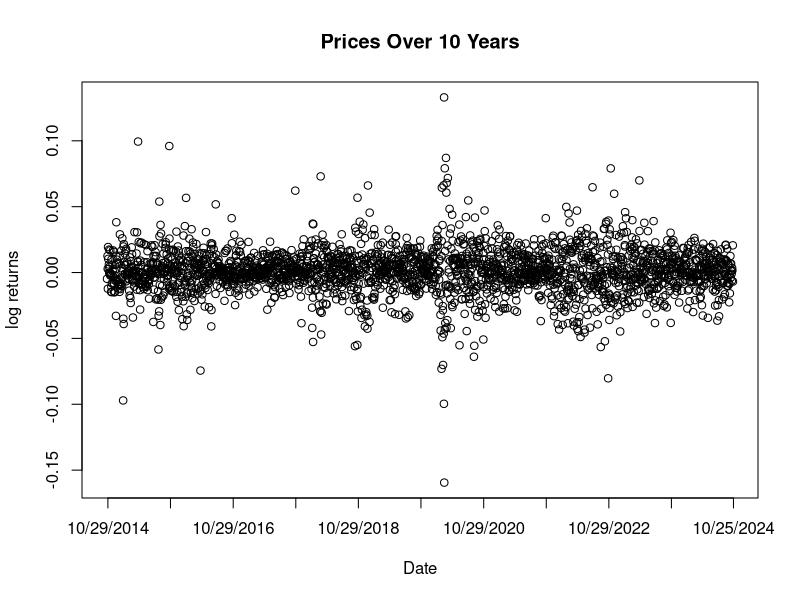
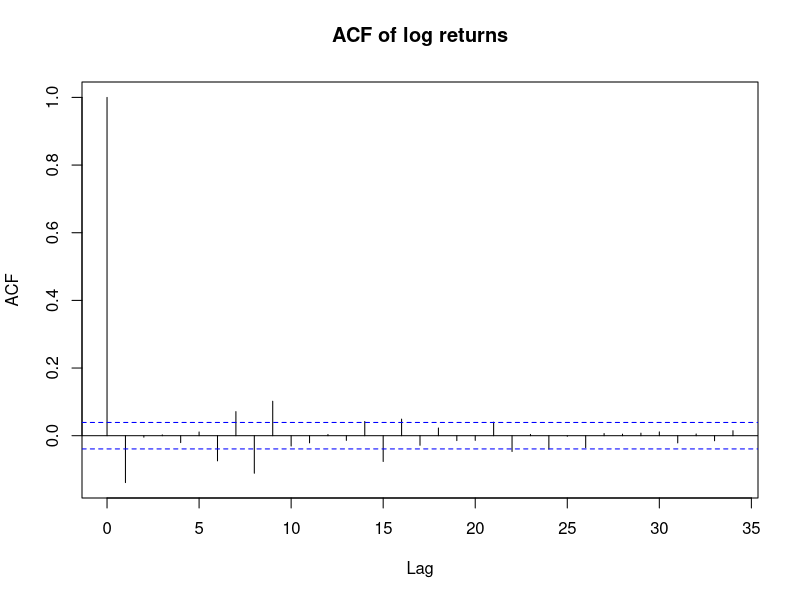
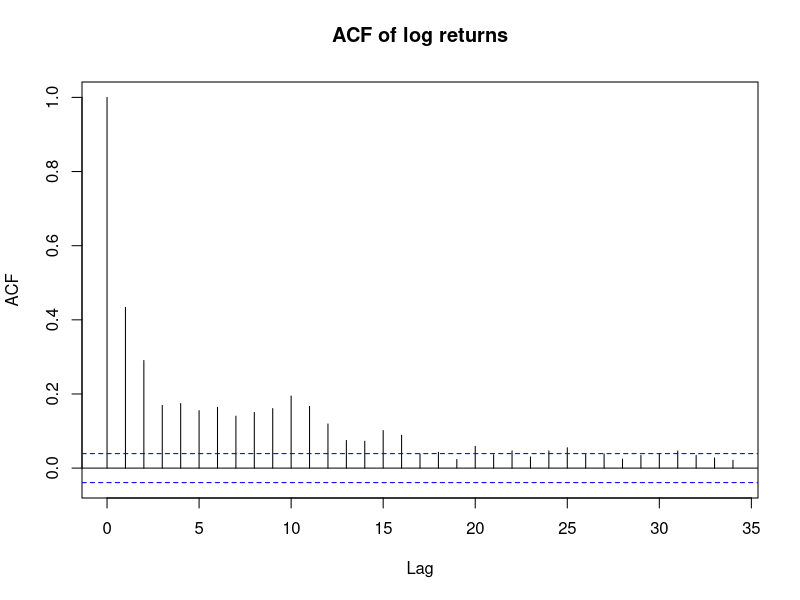
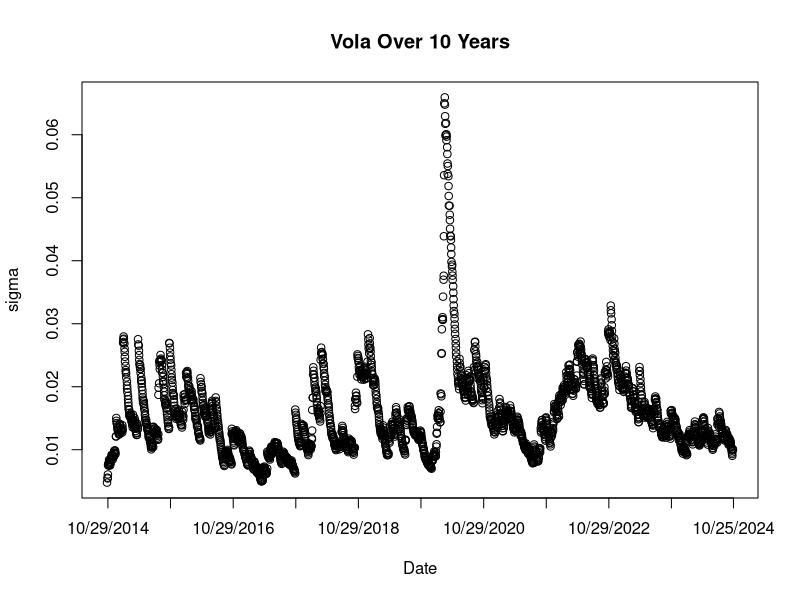
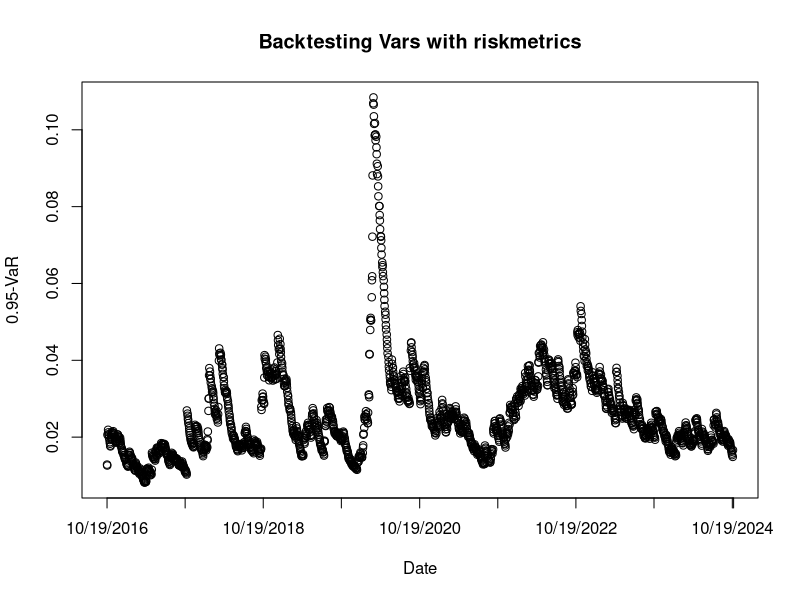

These charts were generated, in order, by the following R code:
#This is the code for ex sheet 1

setwd("~/Desktop/Statistik_AG/Blatt1")

#Project risk measures: financial risk

###########################

#task 1:
#--Illustrate the time series of log-returns for the assets over time. 
#--i.e. for prices (Pt)1⩽t⩽T +1 consider the time series (log(Pt+1) − log(Pt))1⩽t⩽T 
#--It is standard to compute returns based on daily close values. 
#--The x-axis should show the date, the y-axis the value of the corresponding log-return.

#We only use Microsoft-data.

#Load the csv to R:
data <- read.csv("MicrosoftData.csv")
head(data)

#only the close values:
head(data$Close.Last)

#shift them one up:
data$shifted_close_value <- c(data$Close.Last[-1], NA)

#shifted dates:
data$shifted_date <- c(data$Date[-1], NA)

#prices as numeric: 
#$ symbol cut away and save as numeric

#data$Pt <- as.numeric(data$Close.Last)
#data$Ptm1 <-as.numeric(data$shifted_close_value)
data$Pt <- as.numeric(substr(data$Close.Last, 2, nchar(data$Close.Last)))
data$Ptm1 <-as.numeric(substr(data$shifted_close_value, 2, nchar(data$shifted_close_value)))

#log returns
data$log_returns <- log(data$Pt)-log(data$Ptm1)
View(data)

#Control: data
head(data)


#Now we plot:

dates_plot<-as.Date(rev(data$shifted_date[-nrow(data)]), format = "%m/%d/%Y")
log_returns_plot <-rev(data$log_returns[-nrow(data)])

plot(dates_plot, log_returns_plot, type = "p", col = "black", 
     xlab = "Date", ylab = "log returns", 
     main = "Prices Over 10 Years", xaxt = "n") 

# Define the specific dates for the x-axis
x_axis_dates <- c(seq(as.Date("2014-10-29"), as.Date("2024-10-25"), by = "12 month"), as.Date("2024-10-25"))

# Add the custom x-axis
axis(1, at = x_axis_dates, labels = format(x_axis_dates, "%m/%d/%Y"), las = 1)


###########################

#task 2:
#--Use acf to illustrate autocorrelations of log-returns and squared log-returns. Interpret the outcomes.

#log returns
acf(log_returns_plot, main = "ACF of log returns")

#the values
acf_result_log_returns <- acf(log_returns_plot, plot = FALSE)
acf_result_log_returns


#squared log returns
sq_log_returns_plot <- log_returns_plot*log_returns_plot
acf(sq_log_returns_plot, main = "ACF of log returns")

#the values
acf_result_sq_log_returns <- acf(sq_log_returns_plot, plot = FALSE)
acf_result_sq_log_returns


###########################

#task 3:
#--For α = 0.95, determine the α-VaR and ES to quantify the risk associated with the assets using the RiskMetrics model. 
#--Recall that for RiskMetrics we suppose σ^2_t = λσ^2_(t−1) + (1 − λ)R^2_t  , t = 1, . . . , T
#--for the (squared) volatility σ^2_t, and log-returns R_t.
#--Choose λ = 0.94 and initialize by setting σ^2_1 = R^2_1.
#--The conditional VaR and ES at the end of the observation interval are obtained with the variance σ_T based on a normal hypothesis RT +1 ∼ N (0, σ^2_T). 
#--Illustrate the volatility time series.

#parameters
a<-0.95
l<-0.94

#new df
d3<-data.frame(dates = dates_plot, log_returns = log_returns_plot, sqr_log_returns=sq_log_returns_plot)
d3$sigma_sq <- NA

# Define the first value of C
d3$sigma_sq[1] <- d3$sqr_log_returns[1]

# Loop to fill in the rest of the column
for (i in 2:nrow(d3)) {
  d3$sigma_sq[i] <- (1-l)*d3$sqr_log_returns[i] + l*d3$sigma_sq[i - 1]
}

# View the updated data frame
head(d3)

#conditional VAR at T+1 for the log return
cond_a_Var <- qnorm(a)*sqrt(d3$sigma_sq[nrow(d3)])

#conditional ES at T+1 for the log return
cond_a_ES <- dnorm(qnorm(a))*sqrt(d3$sigma_sq[nrow(d3)])/(1-a)

print(cond_a_Var)
print(cond_a_ES)

#Illustrate the volatility time series.

plot(d3$dates, sqrt(d3$sigma_sq), type = "p", col = "black", 
     xlab = "Date", ylab = "sigma", 
     main = "Vola Over 10 Years", xaxt = "n") 

# Define the specific dates for the x-axis
x_axis_dates <- c(seq(as.Date("2014-10-29"), as.Date("2024-10-25"), by = "12 month"), as.Date("2024-10-25"))

# Add the custom x-axis
axis(1, at = x_axis_dates, labels = format(x_axis_dates, "%m/%d/%Y"), las = 1)


###########################
#task4:
#--For (non-weighted) historical simulation, estimate the α-VaR and ES for each asset from the empirical distribution of all log-returns. 
#--Again, set α = 0.95. 
#--Compare the results to RiskMetrics.

a<-0.95
log_returns<-log_returns_plot
a_Var_hist<-quantile(log_returns, probs = a, type = 1)  #standard term as non weighted!

a_Var_hist

#ES_a
#With proposition 1.8

log_returns_greater_a_Var<-log_returns[log_returns >= a_Var_hist]
#distribution info:
#summary(log_returns_greater_a_Var)

a_ES_hist<-mean(log_returns_greater_a_Var)
a_ES_hist

#values a bit higher for historical, but same scale...

###########################
#task5:
#--Perform backtesting studies for the three assets and the VaRs based on RiskMetrics and historical simulation. 
#--For the S&P 500 time series, use an estimation window with 1000 log-returns to estimate the 0.95-VaRs to predict the risk for the following day. 
#--Determine the violation ratios for the data (starting with the 1001th observation up to the last observation). 
#--For (non-weighted) historical simulation, use two variants in that the quantiles are estimated over the estimation window only, or over the whole past, respectively. 
#--Illustratethe time series of VaRs based on RiskMetrics.
#--Perform analogous studies for the Apple and Microsoft stocks. Use an estimation window with 500 days in these cases.
a<-0.95
est_win<-500

log_returns<-log_returns_plot

#########
#risk-metrics

#parameters
l<-0.94

#new df
d_rm<-data.frame(dates = dates_plot, log_returns = log_returns_plot, sqr_log_returns=sq_log_returns_plot)

########
#sigma-sq:

d_rm$sigma_sq <- NA

# Define the first value of C
d_rm$sigma_sq[1] <- d_rm$sqr_log_returns[1]

# Loop to fill in the rest of the column
for (i in 2:nrow(d_rm)) {
  d_rm$sigma_sq[i] <- (1-l)*d_rm$sqr_log_returns[i] + l*d_rm$sigma_sq[i - 1]
}

# View the updated data frame
head(d_rm)

######

#conditional VAR 
d_rm$cond_var <- NA

for (i in 501:nrow(d_rm)) {
  sig<-d_rm$sqr_log_returns[i-500]
  
  for (j in 1:499){
    sig<-l*sig + (1-l)*d_rm$sqr_log_returns[i-500+j]
  }	
  
  d_rm$cond_var[i] <- qnorm(a)*sqrt(sig)
  sig<-0
}


#####
#exceedences

d_rm$exce <- NA

for (i in 501:nrow(d_rm)) {
  if ( d_rm$log_returns[i] > d_rm$cond_var[i]) {
    # Code to execute if condition is TRUE
    d_rm$exce[i]=1
  } else {
    # Code to execute if none of the above conditions are TRUE
    d_rm$exce[i]=0
  }
}

#violation ratio:
vio_rat_risk_met <-sum(d_rm$exce[501:nrow(d_rm)])/( length(d_rm$exce[501:nrow(d_rm)]) * (1-a) )

vio_rat_risk_met

#####
#Illustratethe time series of VaRs based on RiskMetrics.

plot(d_rm$dates[501:nrow(d_rm)], d_rm$cond_var[501:nrow(d_rm)], type = "p", col = "black", 
     xlab = "Date", ylab = "0.95-VaR", 
     main = "Backtesting Vars with riskmetrics", xaxt = "n") 

# Define the specific dates for the x-axis
x_axis_dates <- c(seq(as.Date(d_rm$dates[501]), as.Date("2024-10-25"), by = "12 month"), as.Date("2024-10-25"))

# Add the custom x-axis
axis(1, at = x_axis_dates, labels = format(x_axis_dates, "%m/%d/%Y"), las = 1)


######################################
#historical

#parameters
a<-0.95
est_win<-500

log_returns<-log_returns_plot

#new df
d_hist<-data.frame(dates = dates_plot, log_returns = log_returns_plot, sqr_log_returns=sq_log_returns_plot)




#VAR 
d_hist$var_est <- NA
d_hist$var_tot <- NA

for (i in 501:nrow(d_hist)) {
  
  d_hel <- d_hist$log_returns[(i-500):(i-1)]
  d_hist$var_est[i] <- quantile(d_hel, probs = a, type = 1)  #standard term as non weighted!
  d_hel <- d_hist$log_returns[1:(i-1)]
  d_hist$var_tot[i] <- quantile(d_hel, probs = a, type = 1)  #standard term as non weighted!
  
}


#####
#exceedences

d_hist$exce_est <- NA
d_hist$exce_tot <- NA

for (i in 501:nrow(d_hist)) {
  if (d_hist$log_returns[i] > d_hist$var_est[i]) {
    # Code to execute if condition is TRUE
    d_hist$exce_est[i]=1
  } else {
    # Code to execute if none of the above conditions are TRUE
    d_hist$exce_est[i]=0
  }
  
  if (d_hist$log_returns[i] > d_hist$var_tot[i]) {
    # Code to execute if condition is TRUE
    d_hist$exce_tot[i]=1
  } else {
    # Code to execute if none of the above conditions are TRUE
    d_hist$exce_tot[i]=0
  }
}

#violation ratio:
vio_rat_hist_est <-sum(d_hist$exce_est[501:nrow(d_hist)])/( length(d_hist$exce_est[501:nrow(d_hist)]) * (1-a) )
vio_rat_hist_tot <-sum(d_hist$exce_tot[501:nrow(d_hist)])/( length(d_hist$exce_tot[501:nrow(d_hist)]) * (1-a) )

vio_rat_hist <- c(vio_rat_hist_est,vio_rat_hist_tot)
vio_rat_hist


#####
#troubles:
#d_hel <- d_hist$log_returns[2:501]
#d_hist$var_est[502] <- quantile(d_hel, probs = a, type = 1)

